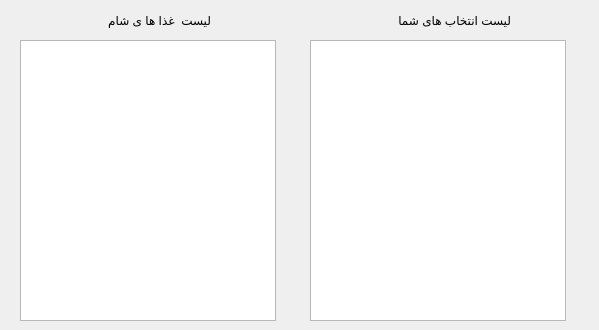
      <widget class="QWidget" name="lunch">
       <attribute name="title">
        <string>شام</string>
       </attribute>
       <widget class="QListWidget" name="LSTWGselectedDinner">
        <property name="geometry">
         <rect>
          <x>310</x>
          <y>40</y>
          <width>256</width>
          <height>281</height>
         </rect>
        </property>
        <property name="font">
         <font>
          <family>B Koodak</family>
         </font>
        </property>
        <item>
         <property name="text">
          <string/>
         </property>
        </item>
       </widget>
       <widget class="QListWidget" name="LSTWGallDinner">
        <property name="geometry">
         <rect>
          <x>20</x>
          <y>40</y>
          <width>256</width>
          <height>281</height>
         </rect>
        </property>
        <property name="font">
         <font>
          <family>B Koodak</family>
          <pointsize>9</pointsize>
         </font>
        </property>
        <property name="verticalScrollBarPolicy">
         <enum>Qt::ScrollBarAsNeeded</enum>
        </property>
        <property name="horizontalScrollBarPolicy">
         <enum>Qt::ScrollBarAsNeeded</enum>
        </property>
        <property name="sizeAdjustPolicy">
         <enum>QAbstractScrollArea::AdjustIgnored</enum>
        </property>
        <property name="autoScrollMargin">
         <number>14</number>
        </property>
        <property name="editTriggers">
         <set>QAbstractItemView::NoEditTriggers</set>
        </property>
        <property name="textElideMode">
         <enum>Qt::ElideLeft</enum>
        </property>
       </widget>
       <widget class="QPushButton" name="BTNmvLDinner">
        <property name="geometry">
         <rect>
          <x>280</x>
          <y>190</y>
          <width>20</width>
          <height>16</height>
         </rect>
        </property>
        <property name="text">
         <string/>
        </property>
        <property name="icon">
         <iconset>
          <normalon>C:/Users/pc/Desktop/icons/Button-Previous.ico</normalon>
         </iconset>
        </property>
        <property name="flat">
         <bool>true</bool>
        </property>
       </widget>
       <widget class="QPushButton" name="BTNmvRDinner">
        <property name="geometry">
         <rect>
          <x>280</x>
          <y>163</y>
          <width>20</width>
          <height>20</height>
         </rect>
        </property>
        <property name="text">
         <string/>
        </property>
        <property name="icon">
         <iconset>
          <normalon>C:/Users/pc/Desktop/icons/Button-Next.ico</normalon>
         </iconset>
        </property>
        <property name="flat">
         <bool>true</bool>
        </property>
       </widget>
       <widget class="QPushButton" name="BTNmvDDinner">
        <property name="geometry">
         <rect>
          <x>570</x>
          <y>290</y>
          <width>20</width>
          <height>20</height>
         </rect>
        </property>
        <property name="font">
         <font>
          <pointsize>8</pointsize>
         </font>
        </property>
        <property name="text">
         <string/>
        </property>
        <property name="icon">
         <iconset>
          <normalon>C:/Users/pc/Desktop/icons/Button-Download.ico</normalon>
         </iconset>
        </property>
        <property name="flat">
         <bool>true</bool>
        </property>
       </widget>
       <widget class="QPushButton" name="BTNmvUDinner">
        <property name="geometry">
         <rect>
          <x>570</x>
          <y>270</y>
          <width>20</width>
          <height>20</height>
         </rect>
        </property>
        <property name="font">
         <font>
          <pointsize>8</pointsize>
         </font>
        </property>
        <property name="text">
         <string/>
        </property>
        <property name="icon">
         <iconset>
          <normalon>C:/Users/pc/Desktop/icons/Button-Upload.ico</normalon>
         </iconset>
        </property>
        <property name="flat">
         <bool>true</bool>
        </property>
       </widget>
       <widget class="QLabel" name="label_19">
        <property name="geometry">
         <rect>
          <x>360</x>
          <y>10</y>
          <width>151</width>
          <height>21</height>
         </rect>
        </property>
        <property name="text">
         <string>لیست انتخاب های شما</string>
        </property>
       </widget>
       <widget class="QLabel" name="label_20">
        <property name="geometry">
         <rect>
          <x>60</x>
          <y>10</y>
          <width>151</width>
          <height>21</height>
         </rect>
        </property>
        <property name="text">
         <string>لیست  غذا ها ی شام</string>
        </property>
       </widget>
      </widget>
